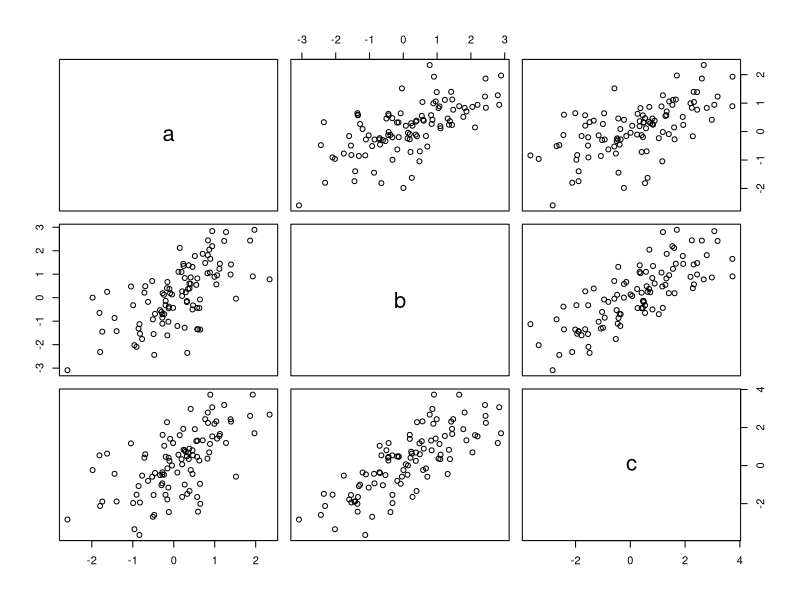

This chart was generated by the following R code:
x1 <- rnorm(100)
x2 <- rnorm(100)
x3 <- rnorm(100)
t <- data.frame(a = x1, b = x1 + x2, c = x1 + x2 + x3)

plot(t)
sd(t$a)
sd(t$b)
sd(t$c)